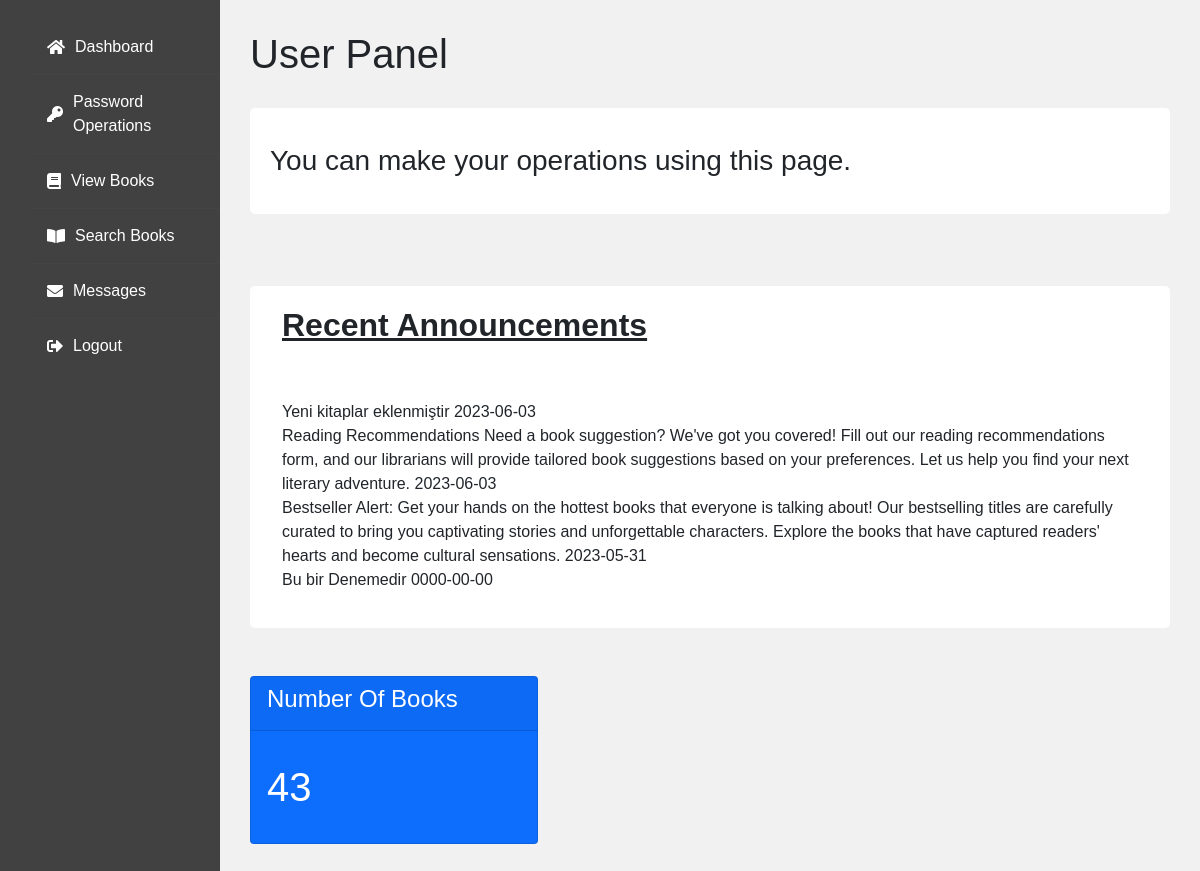
Page /user/userdashboard.php (signed in) on the committed database.
### tables this page shows
CREATE TABLE `announcement` (
  `id` int(11) NOT NULL,
  `title` varchar(600) NOT NULL,
  `content` varchar(600) NOT NULL,
  `date` date NOT NULL
);

### user/userdashboard.php (the view, shortened to what this page needs)
<?php
require 'dbconnection.php';
$result = mysqli_query($connection, "SELECT COUNT(*) FROM book;");
$row = mysqli_fetch_array($result);
$bookcount = $row[0];
$sql = "SELECT * FROM announcement ORDER BY date DESC ";
$result = mysqli_query($connection, $sql);
?>
<!DOCTYPE html>
<html>
<head>
    <link rel="stylesheet" href="https://cdnjs.cloudflare.com/ajax/libs/font-awesome/5.15.3/css/all.min.css">
    <link rel="stylesheet" href="https://cdnjs.cloudflare.com/ajax/libs/twitter-bootstrap/5.1.3/css/bootstrap.min.css">
</head>
<body>
    <div class="sidebar">
        <ul class="menu">
            <li class="active"><a href="#"><i class="fas fa-home"></i> Dashboard</a></li>
            <li><a href="./useroperations/passwordchange.php"><i class="fas fa-key"></i> Password Operations</a></li>
            <li><a href="./bookoperations/viewbook.php"><i class="fas fa-book"></i> View Books</a></li>
            <li><a href="./bookoperations/searchbook.php"><i class="fas fa-book-open"></i> Search Books</a></li>
            <li><a href="../mesaj/index.php"><i class="fas fa-envelope"></i>Messages</a></li>
            <li><a href="logout.php"><i class="fas fa-sign-out-alt"></i> Logout</a></li>
        </ul>
    </div>
    <div class="main-content">
        <div class="header">
            <h1>User Panel</h1>
        </div>
        <div class="info">
            <p>
            <h3>You can make your operations using this page.</h3>
            </p>
        </div>
        <section>
            <br>
            <br>
            <br>
            <div class="info">
                <div class="container">
                    <h2> <u> <strong> Recent Announcements </strong> </u></h2>
                    <br>
                    <br>
                    <p> <?php if (mysqli_num_rows($result) > 0) {
                            while ($row = mysqli_fetch_assoc($result)) {
                                echo $row["title"] . " " . $row["content"] . " " . $row['date'] . "<br>";
                            }
                        } else {
                            echo "0 results";
                        } ?></p>
                </div>
            </div>
            <br>
            <br>
            <div class="col-sm-6">
                <div class="card text-white bg-primary mb-3" style="max-width: 18rem;">
                    <div class="card-header">
                        <h4>Number Of Books </h4>
                    </div>
                    <div class="card-body">
                        <p class="card-text">
                        <h1><?php echo $bookcount; ?></h1>
                        </p>
                    </div>
                </div>
            </div>
        </section>
    </div>
</body>
</html>

### user/userdashboard.php (style rules this page uses)
* { margin: 0; padding: 0; box-sizing: border-box; }
body { font-family: Arial, sans-serif; background-color: #f1f1f1; }
.sidebar { position: fixed; top: 0; left: 0; height: 100%; width: 220px; background-color: #414141; padding-top: 20px; }
.menu li { list-style: none; padding: 15px; border-bottom: 1px solid #444; }
.menu li:last-child { border-bottom: none; }
.menu li a { color: #fff; text-decoration: none; display: flex; align-items: center; }
.menu li a i { margin-right: 10px; }
.main-content { margin-left: 220px; padding: 30px; }
.header { margin-bottom: 30px; }
.info { background-color: #fff; padding: 20px; border-radius: 5px; }

### rows in the picture
announcement: content "Yeni kitaplar eklenmiştir", date "2023-06-03"
announcement: title "Reading Recommendations", content "Need a book suggestion? We've got you covered! Fill out our reading recommendations form, and our librarians will provide tailored book suggestions based on your preferences. Let us help you find your next literary adventure.", date "2023-06-03"
announcement: title "Bestseller Alert:", content "Get your hands on the hottest books that everyone is talking about! Our bestselling titles are carefully curated to bring you captivating stories and unforgettable characters. Explore the books that have captured readers' hearts and become cultural sensations.", date "2023-05-31"
announcement: content "Bu bir Denemedir", date "0000-00-00"

### other values in the picture
$bookcount "43"
